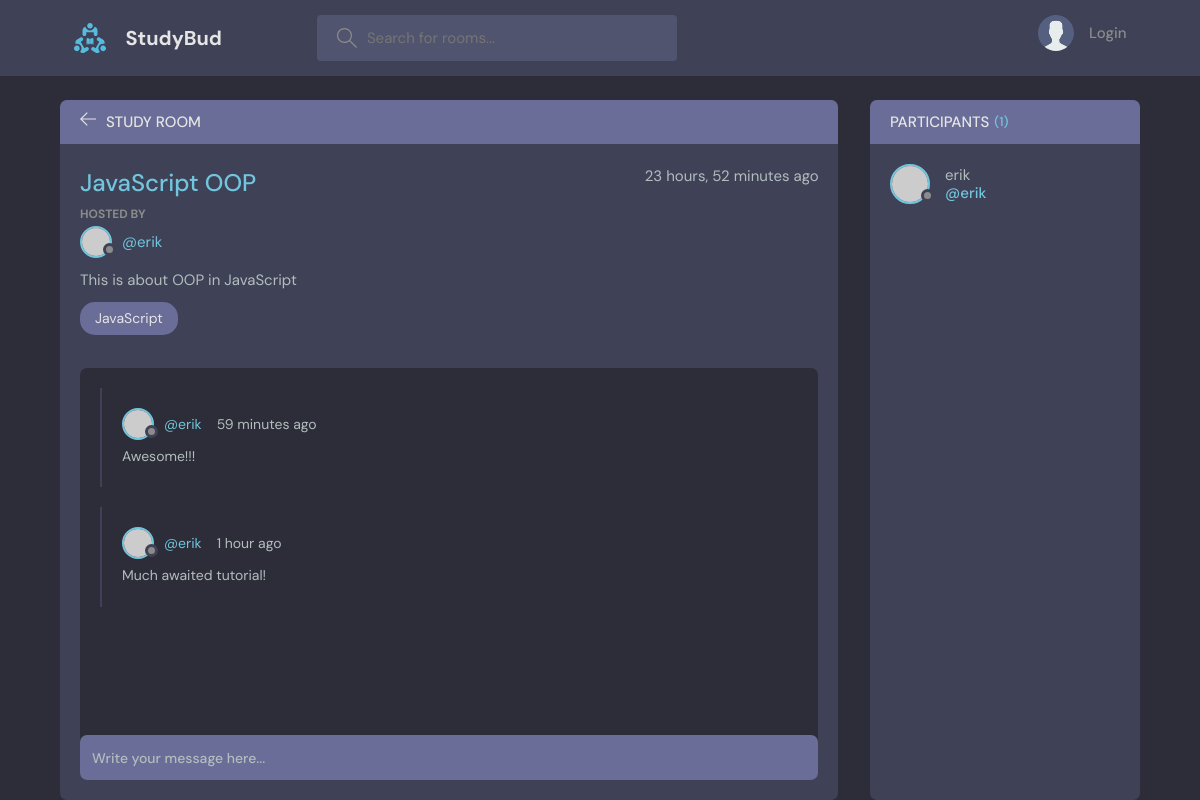
/room/20/, run on the app's committed database.
### base/models.py (models this page shows, shortened)
class Room(models.Model):
    host = models.ForeignKey(User, on_delete=models.SET_NULL, null=True)
    topic = models.ForeignKey(Topic, on_delete=models.CASCADE)
    name = models.CharField(max_length=50)
    description = models.TextField()
    participants = models.ManyToManyField(User, related_name='participants', blank=True)
    created = models.DateTimeField(auto_now_add=True)
    updated = models.DateTimeField(auto_now=True)
    class Meta:
        ordering = ['-updated', '-created']

class Topic(models.Model):
    name = models.CharField(max_length=50)
    def __str__(self):
        return self.name

class Message(models.Model):
    user = models.ForeignKey(User, on_delete=models.CASCADE)
    room = models.ForeignKey(Room, on_delete=models.CASCADE)
    body = models.TextField()
    created = models.DateTimeField(auto_now_add=True)
    updated = models.DateTimeField(auto_now=True)
    class Meta:
        ordering = ['-updated', '-created']

### base/views.py (the view, shortened to what this page needs)
# urls.py: path('room/<str:pk>/', views.room, name='room'),
def room(request, pk):
    room = Room.objects.get(id=pk)
    room_messages = room.message_set.all()
    participants = room.participants.all()
    context = {'room':room, 'room_messages':room_messages, 'participants':participants}
    return render(request, 'base/room.html', context)

### base/templates/base/room.html (shortened to what this page needs)
{% extends 'base.html' %}
{% block content %}
    <main class="profile-page layout layout--2">
      <div class="container">
        <div class="room">
          <div class="room__top">
            <div class="room__topLeft">
              <a href="{{request.META.HTTP_REFERER}}">
                <svg version="1.1" xmlns="http://www.w3.org/2000/svg" width="32" height="32" viewBox="0 0 32 32">
                  <title>arrow-left</title>
                  <path
                    d="M13.723 2.286l-13.723 13.714 13.719 13.714 1.616-1.611-10.96-10.96h27.625v-2.286h-27.625l10.965-10.965-1.616-1.607z"
                  ></path>
                </svg>
              </a>
              <h3>Study Room</h3>
            </div>
          </div>
          <div class="room__box scroll">
            <div class="room__header scroll">
              <div class="room__info">
                <h3>{{room.name}}</h3>
                <span>{{room.created|timesince}} ago</span>
              </div>
              <div class="room__hosted">
                <p>Hosted By</p>
                <a href="{% url 'user-profile' room.host.id %}" class="room__author">
                  <div class="avatar avatar--small">
                    <img src="https://randomuser.me/api/portraits/men/37.jpg" />
                  </div>
                  <span>@{{room.host}}</span>
                </a>
              </div>
              <div class="room__details">
                {{room.description}}
              </div>
              <span class="room__topics">{{room.topic}}</span>
            </div>
            <div class="room__conversation">
              <div class="threads scroll">
                {% for message in room_messages %}
                  <div class="thread">
                    <div class="thread__top">
                      <div class="thread__author">
                        <a href="{% url 'user-profile' message.user.id %}" class="thread__authorInfo">
                          <div class="avatar avatar--small">
                            <img src="https://randomuser.me/api/portraits/men/37.jpg" />
                          </div>
                          <span>@{{message.user}}</span>
                        </a>
                        <span class="thread__date">{{message.created|timesince}} ago</span>
                      </div>
                    </div>
                    <div class="thread__details">{{message.body}}</div>
                  </div>
                {% endfor %}
              </div>
            </div>
          </div>
          <div class="room__message">
            <form action="" method="post">
              <input name="body" placeholder="Write your message here..." />
            </form>
          </div>
        </div>
        <div class="participants">
          <h3 class="participants__top">Participants <span>({{room.participants.count}})</span></h3>
          <div class="participants__list scroll">
            {% for user in participants %}
              <a href="{% url 'user-profile' user.id %}" class="participant">
                <div class="avatar avatar--medium">
                  <img src="https://randomuser.me/api/portraits/men/37.jpg" />
                </div>
                <p>
                  {{user.username}}
                  <span>@{{user.username}}</span>
                </p>
              </a>
            {% endfor %}
          </div>
        </div>
      </div>
    </main>
{% endblock content %}

### data on the page
Room: name "JavaScript OOP", created "23 hours, 52 minutes", host "erik", description "This is about OOP in JavaScript", topic "JavaScript", participants.count "1"
Message: user "erik", created "59 minutes", body "Awesome!!!"
Message: user "erik", created "1 hour", body "Much awaited tutorial!"

### other printed values
{{ user.username }} "erik"
